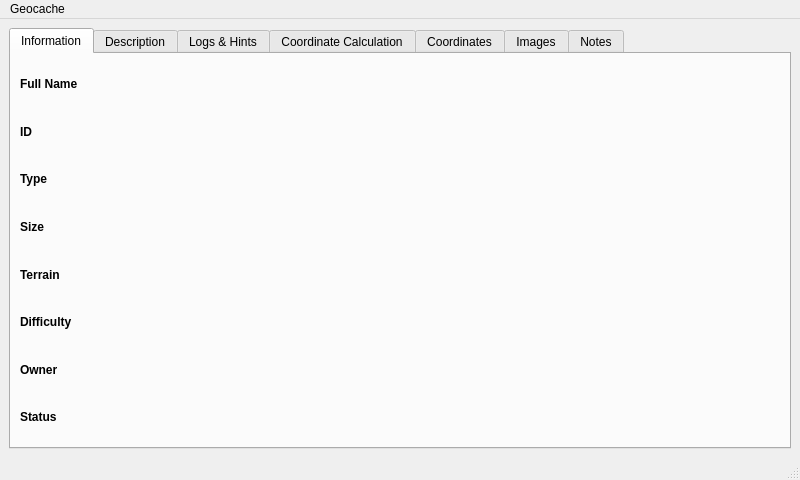
<?xml version="1.0" encoding="UTF-8"?>
<ui version="4.0">
 <class>GeocacheDetailsWindow</class>
 <widget class="QMainWindow" name="GeocacheDetailsWindow">
  <property name="geometry">
   <rect>
    <x>0</x>
    <y>0</y>
    <width>800</width>
    <height>480</height>
   </rect>
  </property>
  <property name="windowTitle">
   <string>MainWindow</string>
  </property>
  <widget class="QWidget" name="centralwidget">
   <layout class="QHBoxLayout" name="horizontalLayout">
    <item>
     <widget class="QTabWidget" name="tabWidget">
      <property name="currentIndex">
       <number>0</number>
      </property>
      <widget class="QWidget" name="tabInformation">
       <attribute name="title">
        <string>Information</string>
       </attribute>
       <layout class="QGridLayout" name="gridLayout">
        <item row="0" column="0">
         <widget class="QLabel" name="label_2">
          <property name="font">
           <font>
            <weight>75</weight>
            <bold>true</bold>
           </font>
          </property>
          <property name="text">
           <string>Full Name</string>
          </property>
         </widget>
        </item>
        <item row="0" column="1">
         <widget class="QLabel" name="labelFullName">
          <property name="text">
           <string/>
          </property>
         </widget>
        </item>
        <item row="1" column="0">
         <widget class="QLabel" name="label_3">
          <property name="font">
           <font>
            <weight>75</weight>
            <bold>true</bold>
           </font>
          </property>
          <property name="text">
           <string>ID</string>
          </property>
         </widget>
        </item>
        <item row="2" column="0">
         <widget class="QLabel" name="label_4">
          <property name="font">
           <font>
            <weight>75</weight>
            <bold>true</bold>
           </font>
          </property>
          <property name="text">
           <string>Type</string>
          </property>
         </widget>
        </item>
        <item row="3" column="0">
         <widget class="QLabel" name="label_5">
          <property name="font">
           <font>
            <weight>75</weight>
            <bold>true</bold>
           </font>
          </property>
          <property name="text">
           <string>Size</string>
          </property>
         </widget>
        </item>
        <item row="4" column="0">
         <widget class="QLabel" name="label_6">
          <property name="font">
           <font>
            <weight>75</weight>
            <bold>true</bold>
           </font>
          </property>
          <property name="text">
           <string>Terrain</string>
          </property>
         </widget>
        </item>
        <item row="1" column="1">
         <widget class="QLabel" name="labelID">
          <property name="text">
           <string/>
          </property>
         </widget>
        </item>
        <item row="2" column="1">
         <widget class="QLabel" name="labelType">
          <property name="text">
           <string/>
          </property>
         </widget>
        </item>
        <item row="3" column="1">
         <widget class="QLabel" name="labelSize">
          <property name="text">
           <string/>
          </property>
         </widget>
        </item>
        <item row="5" column="0">
         <widget class="QLabel" name="label_11">
          <property name="font">
           <font>
            <weight>75</weight>
            <bold>true</bold>
           </font>
          </property>
          <property name="text">
           <string>Difficulty</string>
          </property>
         </widget>
        </item>
        <item row="6" column="0">
         <widget class="QLabel" name="label_12">
          <property name="font">
           <font>
            <weight>75</weight>
            <bold>true</bold>
           </font>
          </property>
          <property name="text">
           <string>Owner</string>
          </property>
         </widget>
        </item>
        <item row="7" column="0">
         <widget class="QLabel" name="label_13">
          <property name="font">
           <font>
            <weight>75</weight>
            <bold>true</bold>
           </font>
          </property>
          <property name="text">
           <string>Status</string>
          </property>
         </widget>
        </item>
        <item row="4" column="1">
         <widget class="QLabel" name="labelTerrain">
          <property name="text">
           <string/>
          </property>
         </widget>
        </item>
        <item row="5" column="1">
         <widget class="QLabel" name="labelDifficulty">
          <property name="text">
           <string/>
          </property>
         </widget>
        </item>
        <item row="6" column="1">
         <widget class="QLabel" name="labelOwner">
          <property name="text">
           <string/>
          </property>
         </widget>
        </item>
        <item row="7" column="1">
         <widget class="QLabel" name="labelStatus">
          <property name="text">
           <string/>
          </property>
         </widget>
        </item>
       </layout>
      </widget>
      <widget class="QWidget" name="tabDescription">
       <attribute name="title">
        <string>Description</string>
       </attribute>
       <layout class="QHBoxLayout" name="horizontalLayout_7">
        <item>
         <widget class="QScrollArea" name="scrollArea_2">
          <property name="widgetResizable">
           <bool>true</bool>
          </property>
          <widget class="QWidget" name="scrollAreaWidgetContents_2">
           <property name="geometry">
            <rect>
             <x>0</x>
             <y>0</y>
             <width>770</width>
             <height>387</height>
            </rect>
           </property>
           <layout class="QHBoxLayout" name="horizontalLayout_6">
            <item>
             <widget class="QLabel" name="labelDescription">
              <property name="text">
               <string>Description</string>
              </property>
              <property name="textFormat">
               <enum>Qt::RichText</enum>
              </property>
              <property name="alignment">
               <set>Qt::AlignLeading|Qt::AlignLeft|Qt::AlignTop</set>
              </property>
              <property name="wordWrap">
               <bool>true</bool>
              </property>
             </widget>
            </item>
           </layout>
          </widget>
         </widget>
        </item>
       </layout>
      </widget>
      <widget class="QWidget" name="tabLogsHints">
       <attribute name="title">
        <string>Logs &amp;&amp; Hints</string>
       </attribute>
       <layout class="QVBoxLayout" name="verticalLayout">
        <item>
         <widget class="QScrollArea" name="scrollArea">
          <property name="widgetResizable">
           <bool>true</bool>
          </property>
          <widget class="QWidget" name="scrollAreaWidgetContents">
           <property name="geometry">
            <rect>
             <x>0</x>
             <y>0</y>
             <width>770</width>
             <height>359</height>
            </rect>
           </property>
           <layout class="QHBoxLayout" name="horizontalLayout_2">
            <item>
             <widget class="QLabel" name="labelLogs">
              <property name="text">
               <string>Logs</string>
              </property>
              <property name="textFormat">
               <enum>Qt::RichText</enum>
              </property>
              <property name="alignment">
               <set>Qt::AlignLeading|Qt::AlignLeft|Qt::AlignTop</set>
              </property>
              <property name="wordWrap">
               <bool>true</bool>
              </property>
             </widget>
            </item>
           </layout>
          </widget>
         </widget>
        </item>
        <item>
         <widget class="QPushButton" name="pushButtonShowHint">
          <property name="text">
           <string>Show Hint</string>
          </property>
         </widget>
        </item>
       </layout>
      </widget>
      <widget class="QWidget" name="tabCoordinateCalculation">
       <attribute name="title">
        <string>Coordinate Calculation</string>
       </attribute>
      </widget>
      <widget class="QWidget" name="tabCoordinates">
       <property name="sizePolicy">
        <sizepolicy hsizetype="Preferred" vsizetype="Preferred">
         <horstretch>0</horstretch>
         <verstretch>0</verstretch>
        </sizepolicy>
       </property>
       <attribute name="title">
        <string>Coordinates</string>
       </attribute>
       <layout class="QHBoxLayout" name="horizontalLayout_3" stretch="0">
        <item>
         <widget class="QTableWidget" name="tableWidget"/>
        </item>
       </layout>
      </widget>
      <widget class="QWidget" name="tabImages">
       <attribute name="title">
        <string>Images</string>
       </attribute>
       <layout class="QHBoxLayout" name="horizontalLayout_4">
        <item>
         <widget class="QListWidget" name="listWidgetImages">
          <property name="viewMode">
           <enum>QListView::IconMode</enum>
          </property>
         </widget>
        </item>
       </layout>
      </widget>
      <widget class="QWidget" name="tabNotes">
       <attribute name="title">
        <string>Notes</string>
       </attribute>
       <layout class="QHBoxLayout" name="horizontalLayout_5">
        <item>
         <widget class="QPlainTextEdit" name="plainTextEdit"/>
        </item>
       </layout>
      </widget>
     </widget>
    </item>
   </layout>
  </widget>
  <widget class="QMenuBar" name="menubar">
   <property name="geometry">
    <rect>
     <x>0</x>
     <y>0</y>
     <width>800</width>
     <height>21</height>
    </rect>
   </property>
   <widget class="QMenu" name="menuGeocache">
    <property name="title">
     <string>Geocache</string>
    </property>
    <addaction name="actionSet_as_Target"/>
    <addaction name="actionWrite_Fieldnote"/>
    <addaction name="actionDownload_Details"/>
   </widget>
   <addaction name="menuGeocache"/>
  </widget>
  <widget class="QStatusBar" name="statusbar"/>
  <action name="actionSet_as_Target">
   <property name="text">
    <string>Set as Target</string>
   </property>
  </action>
  <action name="actionWrite_Fieldnote">
   <property name="text">
    <string>Write Fieldnote</string>
   </property>
  </action>
  <action name="actionDownload_Details">
   <property name="text">
    <string>Download Details</string>
   </property>
  </action>
 </widget>
 <resources/>
 <connections/>
</ui>
